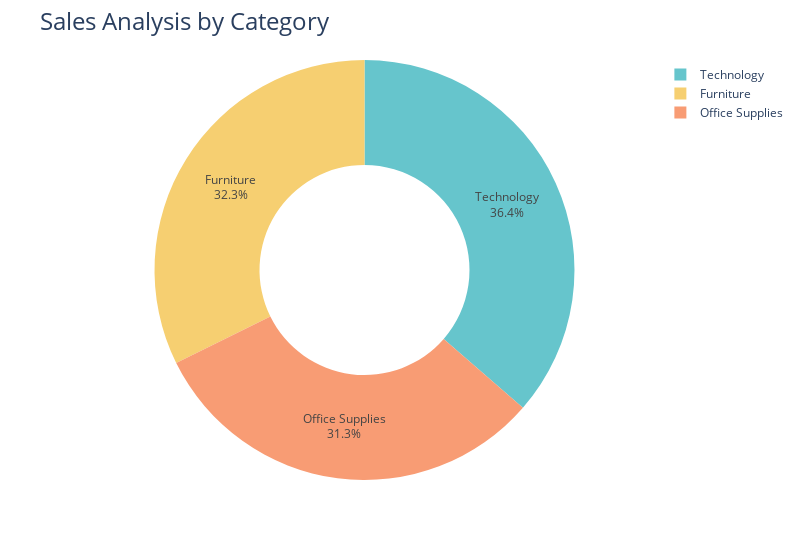

Notebook cell for this chart:
### Code cell
# sales analysis by category 
sales_by_category = data.groupby('Category')['Sales'].sum().reset_index()
fig = px.pie(sales_by_category, 
             values='Sales', 
             names='Category', 
             hole=0.5, 
             color_discrete_sequence=px.colors.qualitative.Pastel,
             width=800)
             
# set text position inside the pie chart and show percentage and category name
fig.update_traces(textposition='inside', textinfo='percent+label')
# set title and title font size 24
fig.update_layout(title_text='Sales Analysis by Category', title_font=dict(size=24))
fig.show()

### Figure 1 — Plotly figure (JSON) as saved in the notebook; plotly's stock layout.template omitted (floating-point values rounded to 4 significant figures)
{"data": [{"domain": {"x": [0, 1], "y": [0, 1]}, "hole": 0.5, "hovertemplate": "Category=%{label}<br>Sales=%{value}<extra></extra>", "labels": ["Furniture", "Office Supplies", "Technology"], "legendgroup": "", "name": "", "showlegend": true, "textinfo": "percent+label", "textposition": "inside", "type": "pie", "values": [742000.0, 719000.0, 836200.0]}], "layout": {"legend": {"tracegroupgap": 0}, "margin": {"t": 60}, "piecolorway": ["rgb(102, 197, 204)", "rgb(246, 207, 113)", "rgb(248, 156, 116)", "rgb(220, 176, 242)", "rgb(135, 197, 95)", "rgb(158, 185, 243)", "rgb(254, 136, 177)", "rgb(201, 219, 116)", "rgb(139, 224, 164)", "rgb(180, 151, 231)", "rgb(179, 179, 179)"], "title": {"font": {"size": 24}, "text": "Sales Analysis by Category"}, "width": 800}}
